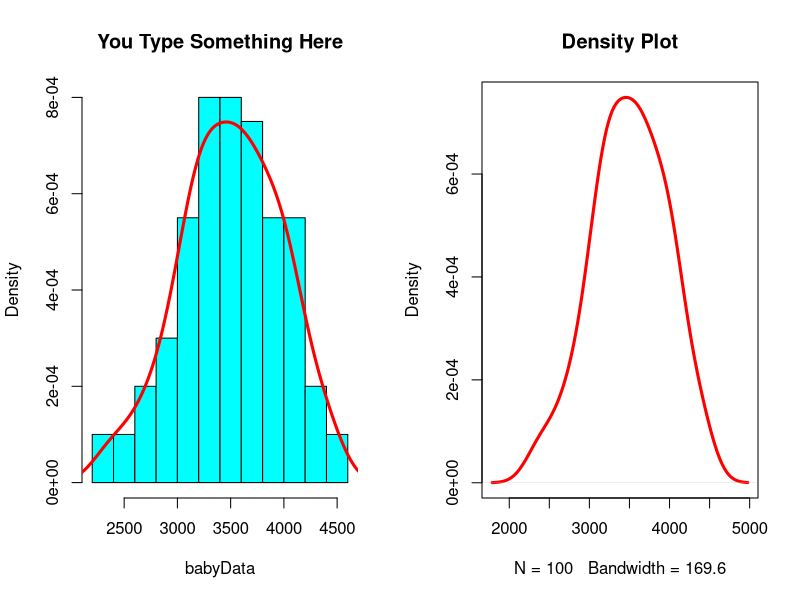

Reproduce this figure in R.

babyData <- rnorm(100, mean = 3500, sd=500)


# Create two plots side by cide 
# First we set the par
par(mfrow=c(1,2)) # Make device region 1 by 2

# Here the first plot which is a histogram 
hist(babyData, prob=TRUE, col="cyan", main="You Type Something Here")

# Line is not a plot command so that it goes to the previous plot command. 
lines(density(babyData),lwd=3,col="red")

# Here is the second plot command
plot(density(babyData),lwd=3,col="red",main="")

# now the title 
title(main="Density Plot")

# And now set back the par to the originial setting. 
# This step is a good practice so that you set the par back to what it was. 
par(mfrow=c(1,1))


